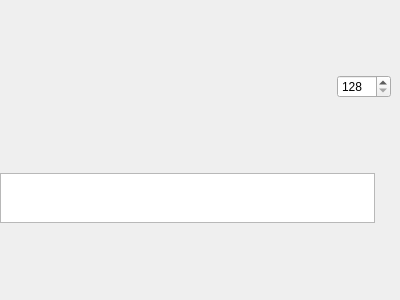
<?xml version="1.0" encoding="UTF-8"?>
<ui version="4.0">
<comment>
 * Released as open source by NCC Group Plc - http://www.nccgroup.com/
 *
 * Developed by Gabriel Caudrelier, gabriel dot caudrelier at nccgroup dot com
 *
 * https://github.com/nccgroup/pip3line
 *
 * Released under AGPL see LICENSE for more information
</comment>
 <class>RandomAccessTab</class>
 <widget class="QWidget" name="RandomAccessTab">
  <property name="geometry">
   <rect>
    <x>0</x>
    <y>0</y>
    <width>400</width>
    <height>300</height>
   </rect>
  </property>
  <property name="windowTitle">
   <string>Form</string>
  </property>
  <layout class="QVBoxLayout" name="mainLayout">
   <property name="spacing">
    <number>0</number>
   </property>
   <property name="leftMargin">
    <number>0</number>
   </property>
   <property name="topMargin">
    <number>0</number>
   </property>
   <property name="rightMargin">
    <number>0</number>
   </property>
   <property name="bottomMargin">
    <number>10</number>
   </property>
   <item>
    <widget class="QWidget" name="toolsWidget" native="true">
     <property name="sizePolicy">
      <sizepolicy hsizetype="Preferred" vsizetype="Maximum">
       <horstretch>0</horstretch>
       <verstretch>0</verstretch>
      </sizepolicy>
     </property>
     <layout class="QHBoxLayout" name="toolsLayout">
      <item>
       <spacer name="horizontalSpacer">
        <property name="orientation">
         <enum>Qt::Horizontal</enum>
        </property>
        <property name="sizeHint" stdset="0">
         <size>
          <width>267</width>
          <height>20</height>
         </size>
        </property>
       </spacer>
      </item>
      <item>
       <widget class="QPushButton" name="prevPushButton">
        <property name="maximumSize">
         <size>
          <width>25</width>
          <height>16777215</height>
         </size>
        </property>
        <property name="toolTip">
         <string>Previous offset</string>
        </property>
        <property name="text">
         <string/>
        </property>
        <property name="icon">
         <iconset resource="../gui_res.qrc">
          <normaloff>:/Images/icons/go-previous-4.png</normaloff>:/Images/icons/go-previous-4.png</iconset>
        </property>
        <property name="shortcut">
         <string>Ctrl+Z</string>
        </property>
        <property name="flat">
         <bool>true</bool>
        </property>
       </widget>
      </item>
      <item>
       <widget class="QPushButton" name="nextPushButton">
        <property name="maximumSize">
         <size>
          <width>25</width>
          <height>16777215</height>
         </size>
        </property>
        <property name="toolTip">
         <string>Next offset</string>
        </property>
        <property name="text">
         <string/>
        </property>
        <property name="icon">
         <iconset resource="../gui_res.qrc">
          <normaloff>:/Images/icons/go-next-4.png</normaloff>:/Images/icons/go-next-4.png</iconset>
        </property>
        <property name="shortcut">
         <string>Ctrl+Shift+Z</string>
        </property>
        <property name="flat">
         <bool>true</bool>
        </property>
       </widget>
      </item>
      <item>
       <widget class="QSpinBox" name="viewSizeSpinBox">
        <property name="toolTip">
         <string>Size of the data view</string>
        </property>
        <property name="minimum">
         <number>128</number>
        </property>
        <property name="maximum">
         <number>4096</number>
        </property>
        <property name="singleStep">
         <number>128</number>
        </property>
       </widget>
      </item>
     </layout>
    </widget>
   </item>
   <item>
    <widget class="QWidget" name="logsWidget" native="true">
     <property name="sizePolicy">
      <sizepolicy hsizetype="Preferred" vsizetype="Maximum">
       <horstretch>0</horstretch>
       <verstretch>0</verstretch>
      </sizepolicy>
     </property>
     <layout class="QHBoxLayout" name="horizontalLayout_2">
      <property name="spacing">
       <number>0</number>
      </property>
      <property name="sizeConstraint">
       <enum>QLayout::SetDefaultConstraint</enum>
      </property>
      <property name="leftMargin">
       <number>0</number>
      </property>
      <property name="topMargin">
       <number>0</number>
      </property>
      <property name="rightMargin">
       <number>0</number>
      </property>
      <property name="bottomMargin">
       <number>0</number>
      </property>
      <item>
       <widget class="QTextEdit" name="logsTextEdit">
        <property name="sizePolicy">
         <sizepolicy hsizetype="Minimum" vsizetype="Maximum">
          <horstretch>0</horstretch>
          <verstretch>0</verstretch>
         </sizepolicy>
        </property>
        <property name="maximumSize">
         <size>
          <width>16777215</width>
          <height>50</height>
         </size>
        </property>
        <property name="textInteractionFlags">
         <set>Qt::TextSelectableByKeyboard|Qt::TextSelectableByMouse</set>
        </property>
       </widget>
      </item>
      <item>
       <widget class="QPushButton" name="closeLogsPushButton">
        <property name="maximumSize">
         <size>
          <width>25</width>
          <height>16777215</height>
         </size>
        </property>
        <property name="text">
         <string/>
        </property>
        <property name="icon">
         <iconset resource="../gui_res.qrc">
          <normaloff>:/Images/icons/dialog-cancel-3.png</normaloff>:/Images/icons/dialog-cancel-3.png</iconset>
        </property>
        <property name="flat">
         <bool>true</bool>
        </property>
       </widget>
      </item>
     </layout>
    </widget>
   </item>
  </layout>
 </widget>
 <resources>
  <include location="../gui_res.qrc"/>
 </resources>
 <connections/>
</ui>
